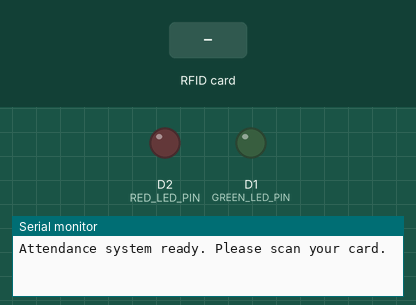
The sketch below on a simulated ESP8266 (NodeMCU). On the bench: output pins drawn as LEDs (lit = HIGH), the last lines printed to the serial monitor. Inputs (shaded band) come from the test bench.

Above: at 1.2 s.
1.3 s: RFID card 79 89 D5 00 held to the reader
At 2.1 s:
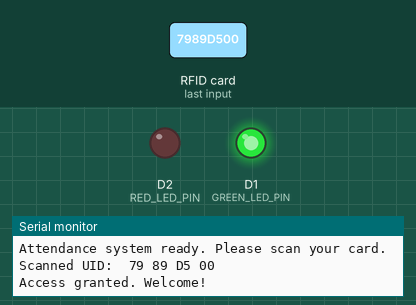
3.8 s: RFID card 5E 7A 19 C4 held to the reader
At 4.4 s:
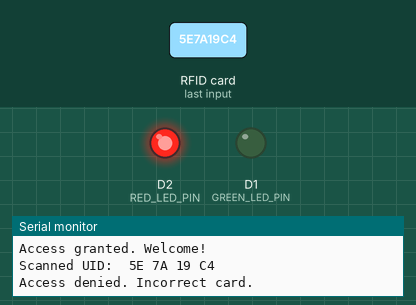
Timing chart, 0 to 6.8 s (numbered marks = the images above; inputs shaded):
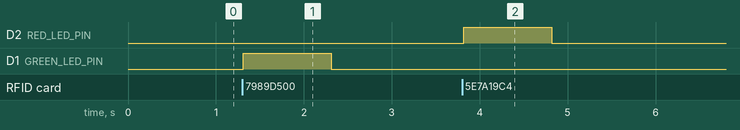

The sketch:

rfid_attendence_esp.ino
```cpp
#include <SPI.h>
#include <MFRC522.h>

#define SS_PIN D8
#define RST_PIN D0
#define GREEN_LED_PIN D1  // Pin for green LED (correct UID)
#define RED_LED_PIN D2    // Pin for red LED (incorrect UID)

MFRC522 rfid(SS_PIN, RST_PIN); // Instance of the class

MFRC522::MIFARE_Key key;

// Define the correct UID for attendance (replace these values with your card's UID)
byte correctUID[4] = {0x79, 0x89, 0xD5, 0x00};

void setup() {
  Serial.begin(115200);
  SPI.begin(); // Init SPI bus
  rfid.PCD_Init(); // Init MFRC522

  pinMode(GREEN_LED_PIN, OUTPUT);
  pinMode(RED_LED_PIN, OUTPUT);
  digitalWrite(GREEN_LED_PIN, LOW);
  digitalWrite(RED_LED_PIN, LOW);

  Serial.println(F("Attendance system ready. Please scan your card."));
}

void loop() {
  // Reset the loop if no new card is present on the sensor/reader
  if (!rfid.PICC_IsNewCardPresent()) return;

  // Verify if the NUID has been read
  if (!rfid.PICC_ReadCardSerial()) return;

  Serial.print(F("Scanned UID: "));
  printHex(rfid.uid.uidByte, rfid.uid.size);
  Serial.println();

  // Compare scanned UID with the correct UID
  bool correctCard = true;
  for (byte i = 0; i < 4; i++) {
    if (rfid.uid.uidByte[i] != correctUID[i]) {
      correctCard = false;
      break;
    }
  }

  // Attendance logic
  if (correctCard) {
    Serial.println(F("Access granted. Welcome!"));
    digitalWrite(GREEN_LED_PIN, HIGH);  // Turn on green LED
    digitalWrite(RED_LED_PIN, LOW);     // Turn off red LED
  } else {
    Serial.println(F("Access denied. Incorrect card."));
    digitalWrite(GREEN_LED_PIN, LOW);   // Turn off green LED
    digitalWrite(RED_LED_PIN, HIGH);    // Turn on red LED
  }

  delay(1000);  // Keep the LED on for 1 second
  digitalWrite(GREEN_LED_PIN, LOW);     // Turn off LEDs
  digitalWrite(RED_LED_PIN, LOW);

  // Halt PICC and stop encryption on PCD
  rfid.PICC_HaltA();
  rfid.PCD_StopCrypto1();
}

/**
   Helper routine to dump a byte array as hex values to Serial.
*/
void printHex(byte *buffer, byte bufferSize) {
  for (byte i = 0; i < bufferSize; i++) {
    Serial.print(buffer[i] < 0x10 ? " 0" : " ");
    Serial.print(buffer[i], HEX);
  }
}
```

Measured:
- after the input at 1.3 s, D1 (GREEN_LED_PIN): LOW → HIGH at once, → LOW 1.0 s later
- after the input at 3.8 s, D2 (RED_LED_PIN): LOW → HIGH at once, → LOW 1.0 s later
